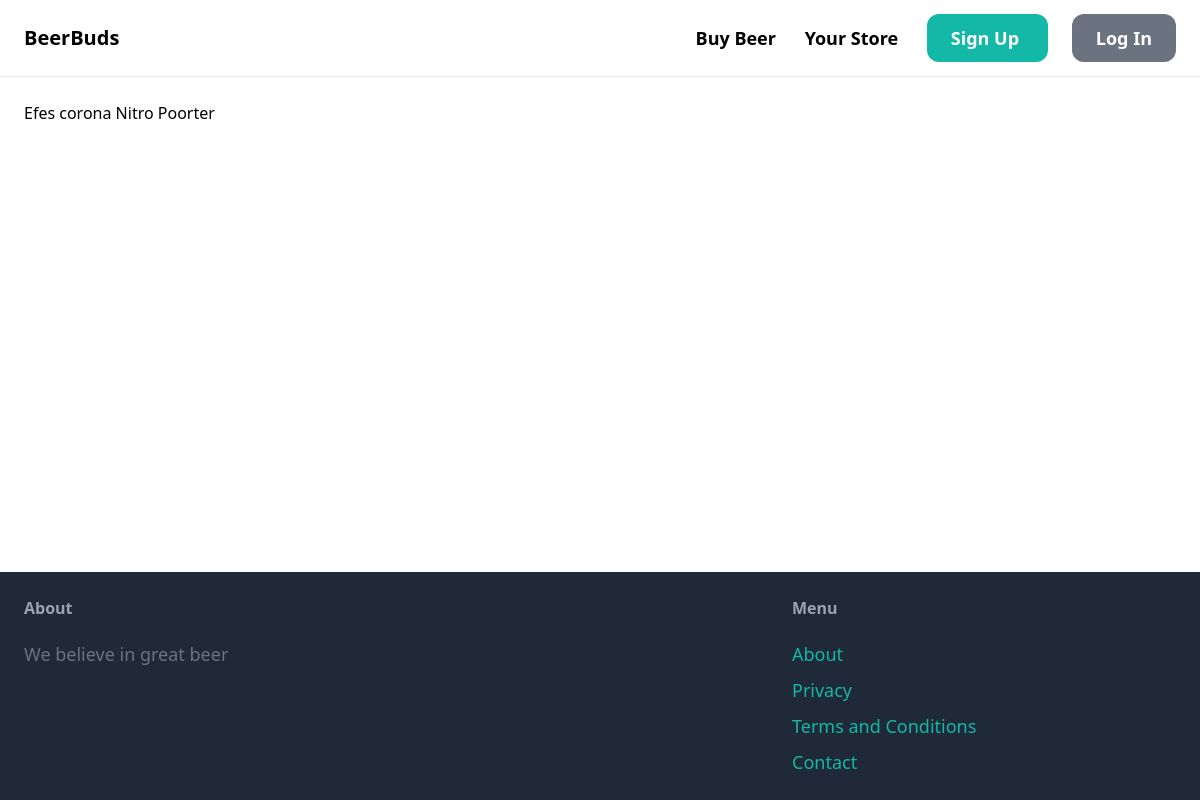
Before: /beers/ with the older database file.
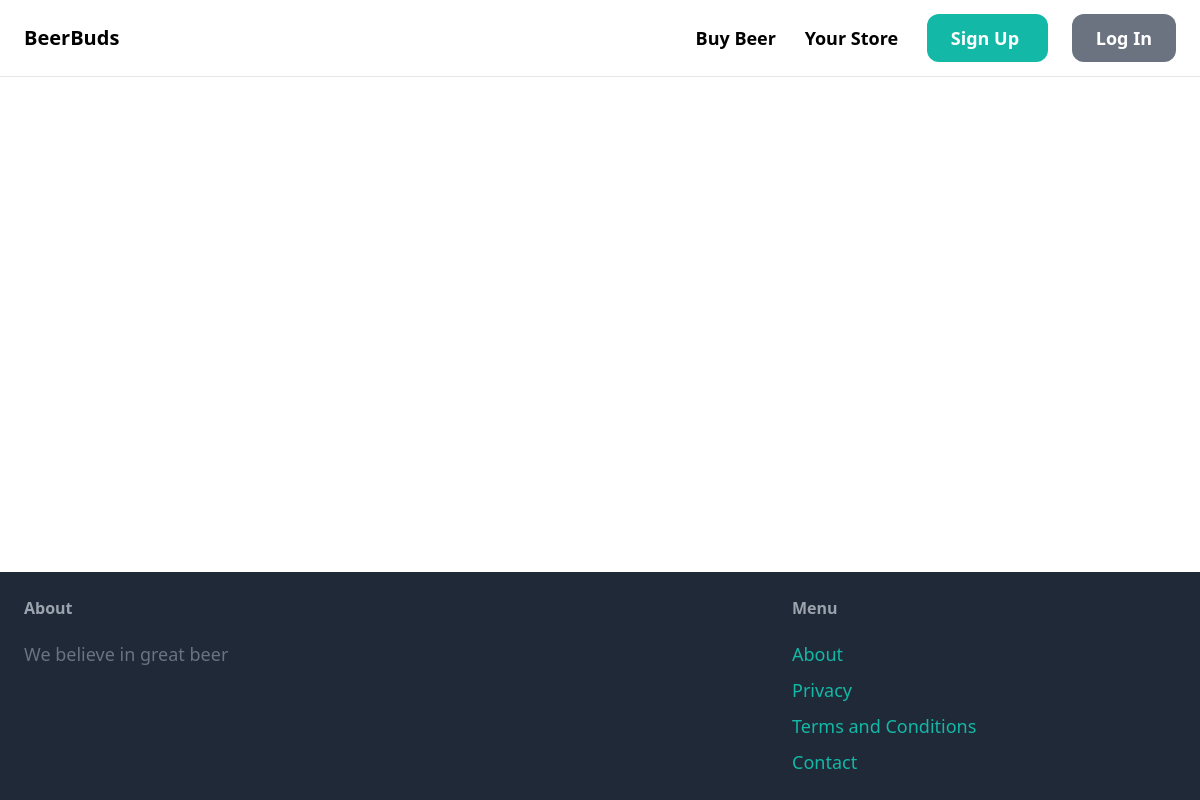
After: the same page with the newer database file.
### marketplace/models.py (models this page shows, shortened)
class Beer(models.Model):
    name = models.CharField(max_length=255, blank=False, null=False)
    description = models.TextField(blank=False, validators=[ MinLengthValidator(50, 'Please enter a description of at least 50 characters')])
    stock_quantity = models.IntegerField(blank=False, null=False)
    price = models.DecimalField(blank=False, null=False, max_digits=6, decimal_places=2)
    store_id = models.ForeignKey(Store, related_name='beer_store', on_delete=models.CASCADE)
    beer_image = models.ImageField(upload_to='beer_images', blank=False, null=False)
    volume = models.DecimalField(max_digits=6, decimal_places=2)
    abv = models.DecimalField(max_digits=6, decimal_places=1)
    ingredients = models.TextField(validators=[ MinLengthValidator(50, 'Please enter a description of at least 50 characters')])

### marketplace/views.py (the view)
# urls.py: path('beers/', views.beer_index),
def beer_index(request):
  beers = Beer.objects.all()
  return render(request,'marketplace/beer_index.html', {'beers': beers })

### marketplace/templates/marketplace/beer_index.html (shortened to what this page needs)
{% extends "core/base.html"%}
{% block content %}
  {% for beer in beers %}
    <a href="{% url 'marketplace:beer_show' beer.id %}"> {{ beer.name }} </a>
  {% endfor %}
{% endblock %}

Changed rows visible on the page:
removed Beer: name "Efes"
removed Beer: name "corona"
removed Beer: name "Nitro Poorter"
